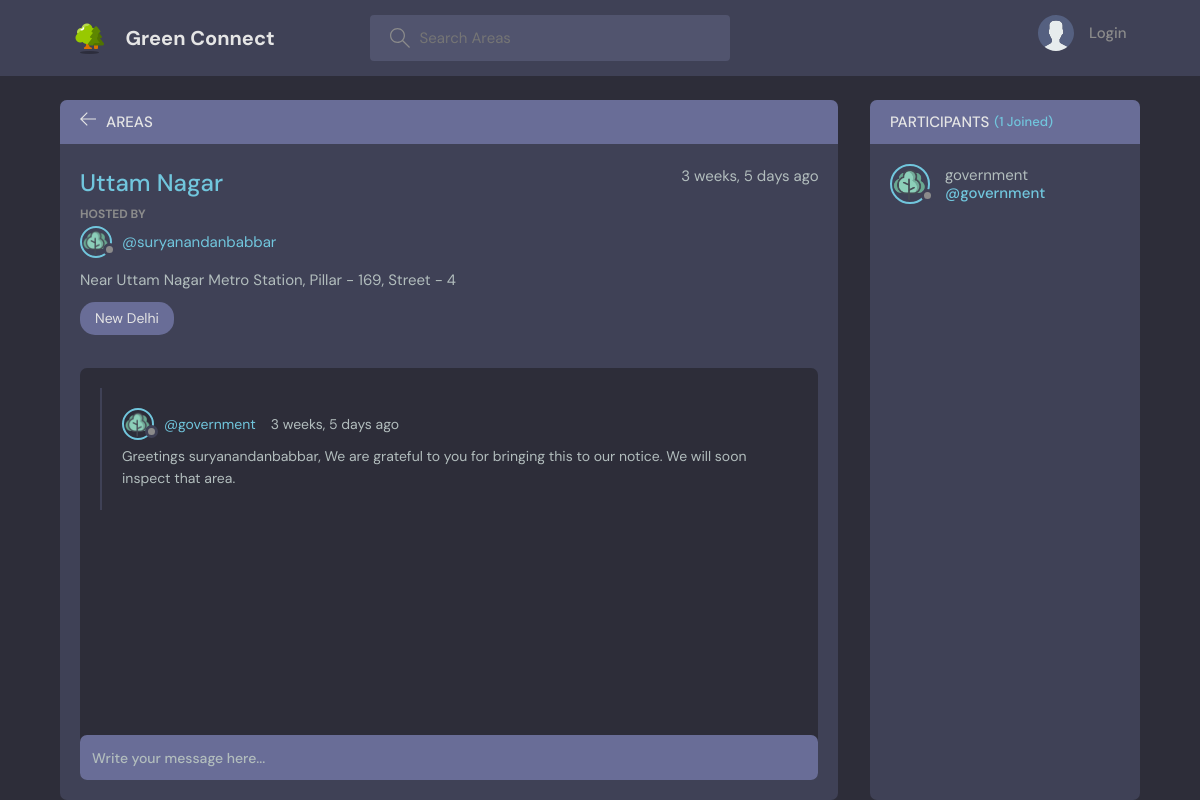
The app's page /room/21/ with its own data.
### base/models.py (models this page shows, shortened)
class Room(models.Model):
    host = models.ForeignKey(User, on_delete=models.CASCADE, null=True)
    topic = models.ForeignKey(Topic, on_delete=models.SET_NULL, null=True)
    name = models.CharField(max_length = 200)
    description = models.TextField(null = True, blank = True) # It can be blank
    participants = models.ManyToManyField(User, related_name='participants', blank=True)
    updated = models.DateTimeField(auto_now = True)
    created = models.DateTimeField(auto_now_add = True)
    class Meta:
        ordering = ['-updated', '-created']

class Topic(models.Model):
    name = models.CharField(max_length = 200)
    def __str__(self):
        return self.name

class Message(models.Model):
    user = models.ForeignKey(User, on_delete=models.CASCADE)
    room = models.ForeignKey(Room, on_delete=models.CASCADE)
    body = models.TextField()
    updated = models.DateTimeField(auto_now = True)
    created = models.DateTimeField(auto_now_add = True)
    class Meta:
        ordering = ['-updated', '-created']

### base/views.py (the view, shortened to what this page needs)
# urls.py: path('room/<str:pk>/', views.room, name='room'),
def room(request, pk):
    room = Room.objects.get(id=pk)
    room_messages = room.message_set.all()
    participants = room.participants.all()
    context = {'room': room, 'room_messages':room_messages,'participants':participants}
    return render(request, 'base/room.html', context)

### base/templates/base/room.html (shortened to what this page needs)
{% extends 'main.html' %} {% block content %}
<main class="profile-page layout layout--2">
	<div class="container">
		<div class="room">
			<div class="room__top">
				<div class="room__topLeft">
					<a href="{% url 'home' %}">
						<svg
							version="1.1"
							xmlns="http://www.w3.org/2000/svg"
							width="32"
							height="32"
							viewBox="0 0 32 32"
						>
							<title>arrow-left</title>
							<path
								d="M13.723 2.286l-13.723 13.714 13.719 13.714 1.616-1.611-10.96-10.96h27.625v-2.286h-27.625l10.965-10.965-1.616-1.607z"
							></path>
						</svg>
					</a>
					<h3>Areas</h3>
				</div>
			</div>
			<div class="room__box scroll">
				<div class="room__header scroll">
					<div class="room__info">
						<h3>{{room.name}}</h3>
						<span>{{room.created|timesince}} ago</span>
					</div>
					<div class="room__hosted">
						<p>Hosted By</p>
						<a
							href="{% url 'user-profile' room.host.id %}"
							class="room__author"
						>
							<div class="avatar avatar--small">
								<img
									src="../../../static/images/profile_trees.png"
									alt=""
								/>
							</div>
							<span>@{{room.host.username}}</span>
						</a>
					</div>
					<div class="room__details">{{room.description}}</div>
					<span class="room__topics">{{room.topic}}</span>
				</div>
				<div class="room__conversation">
					<div class="threads scroll">
						{% for message in room_messages %}
						<div class="thread">
							<div class="thread__top">
								<div class="thread__author">
									<a
										href="{% url 'user-profile' message.user.id %}"
										class="thread__authorInfo"
									>
										<div class="avatar avatar--small">
											<img
												src="../../../static/images/profile_trees.png"
												alt=""
											/>
										</div>
										<span>@{{message.user.username}}</span>
									</a>
									<span class="thread__date"
										>{{message.created|timesince}} ago</span
									>
								</div>
							</div>
							<div class="thread__details">{{message.body}}</div>
						</div>
						{% endfor %}
					</div>
				</div>
			</div>
			<div class="room__message">
				<form action="" method="POST">
					<input
						name="body"
						placeholder="Write your message here..."
					/>
				</form>
			</div>
		</div>
		<div class="participants">
			<h3 class="participants__top">
				Participants <span>({{participants.count}} Joined)</span>
			</h3>
			<div class="participants__list scroll">
				{% for user in participants %}
				<a href="{% url 'user-profile' user.id %}" class="participant">
					<div class="avatar avatar--medium">
						<img
							src="../../../static/images/profile_trees.png"
							alt=""
						/>
					</div>
					<p>
						{{user.username}}
						<span>@{{user.username}}</span>
					</p>
				</a>
				{% endfor %}
			</div>
		</div>
	</div>
</main>
{% endblock %}

### records on screen
Room: name "Uttam Nagar", created "3 weeks, 5 days", host.username "suryanandanbabbar", description "Near Uttam Nagar Metro Station, Pillar - 169, Street - 4", topic "New Delhi"
Message: user.username "government", created "3 weeks, 5 days", body "Greetings suryanandanbabbar, We are grateful to you for bringing this to our notice. We will soon inspect that area."

### other values on screen
{{ participants.count }} "1"
{{ user.username }} "government"
